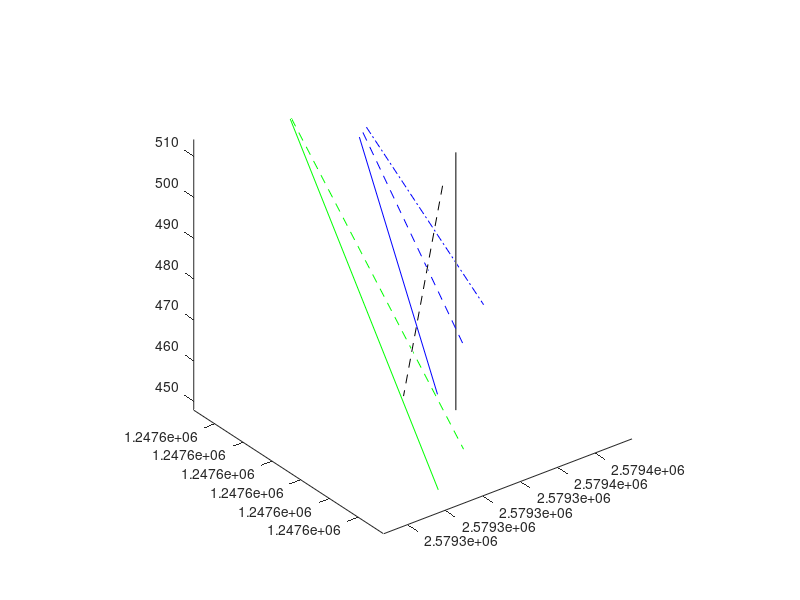

This chart was generated by the following MATLAB code: (Note: this script raises an error after producing the figure.)
% testWellGeomFSB_V1.m
% 
% Test well geometries for FSB : version 1
%              



%               1                   2                   3                      
% FSB holes	Easting (m)     Northing (m)	Collar elevation (m)      	
SIG01a   =       [2579345.22   1247580.39      513.2];         %    BFS B1 20181116
SIG01b   =       [2579345.22   1247580.39      450.00];

SIG02a   =       [2579334.48    1247570.98       513.2];       %    BFS B2 inclined 20181120
SIG02b   =       [2579329.36    1247577.86       460.41];

SIG03a   =       [2579324.91    1247611.68       514.13];      %    BFS B3 20181119
SIG03b   =       [2579322.61    1247556.79       449.53];

SIG04a   =       [2579325.5     1247612.05       514.07];      %    BFS B4 20181119
SIG04b   =       [2579338.71    1247569.11       447.96];

SIG05a   =       [2579332.57    1247597.29       513.78];      %    BFS B5 20181119
SIG05b   =       [2579321.52    1247556.01       473.52];     

SIG06a   =       [2579334.35    1247598.44       513.72];      %    BFS B6
SIG06b   =       [2579338.50    1247569.01       473.70];

SIG07a   =       [2579336.22    1247599.75       513.76];      %    BFS B7
SIG07b   =       [2579351.79    1247579.12       474.15]; 

% % Variant (a)
% SIG08a   =       [2579333.0     1247603.00       513.78];      %    BFS B8, AE1 above fault
% SIG08b   =       [2579340.0     1247570.00       463.41];
% 
% SIG09a   =       [2579330.00    1247607.00       513.2];       %    BFS B9, AE2
% SIG09b   =       [2579325.00    1247565.00       463.41];
% %%%%%%%%%%%%%


% % Short variant
SIG08a   =       [2579334.0     1247602.00       513.78];      %    BFS B8, AE1 above fault
SIG08b   =       [2579326.5     1247563.50       472.50];       %  r - -
SIG09a   =       [2579328.00    1247609.00       513.2];       %    BFS B9, AE2 below fault
SIG09b   =       [2579335.0     1247570.00       458.0];      %  r ---
% %%%%%%%%%%%%%

% Hydrophones & CASSM
figure;
% at present, X is easting, Y is northing, Z is elevation
plot3([SIG01a(1),SIG01b(1)],[SIG01a(2),SIG01b(2)],[SIG01a(3),SIG01b(3)],'k-'); hold on;
plot3([SIG02a(1),SIG02b(1)],[SIG02a(2),SIG02b(2)],[SIG02a(3),SIG02b(3)],'k--'); 

plot3([SIG03a(1),SIG03b(1)],[SIG03a(2),SIG03b(2)],[SIG03a(3),SIG03b(3)],'g-'); % lower - 24 hydrophones
plot3([SIG04a(1),SIG04b(1)],[SIG04a(2),SIG04b(2)],[SIG04a(3),SIG04b(3)],'g--');

plot3([SIG05a(1),SIG05b(1)],[SIG05a(2),SIG05b(2)],[SIG05a(3),SIG05b(3)],'b-'); % upper - 8 cassm sources
plot3([SIG06a(1),SIG06b(1)],[SIG06a(2),SIG06b(2)],[SIG06a(3),SIG06b(3)],'b--');
plot3([SIG07a(1),SIG07b(1)],[SIG07a(2),SIG07b(2)],[SIG07a(3),SIG07b(3)],'b-.');

axis equal;
[xl3,yl3,zl3] = twoPntArraySpec(SIG03a,SIG03b,24,24,2.5);
[xl4,yl4,zl4] = twoPntArraySpec(SIG04a,SIG04b,22,24,2.5);
plot3(xl3,yl3,zl3,'g<');
plot3(xl4,yl4,zl4,'go');

[xl5,yl5,zl5] = twoPntArraySpec(SIG05a,SIG05b,20,8,4.5);
[xl6,yl6,zl6] = twoPntArraySpec(SIG06a,SIG06b,16,8,4.5);
[xl7,yl7,zl7] = twoPntArraySpec(SIG07a,SIG07b,14,8,4.5);
plot3(xl5,yl5,zl5,'r<');
plot3(xl6,yl6,zl6,'ro');
plot3(xl7,yl7,zl7,'r*');
xlabel('Easting (m)');
ylabel('Northing (m)');
zlabel('Elevation (m)');


legend('B1','B2','B3','B4','B5','B6','B7','B3 hydro','B4 hydro','B5 CASSM','B6 CASSM','B7 CASSM');
grid on;

% MEQ array
figure;
% at present, X is easting, Y is northing, Z is elevation
plot3([SIG01a(1),SIG01b(1)],[SIG01a(2),SIG01b(2)],[SIG01a(3),SIG01b(3)],'k-', 'LineWidth', 2); hold on;
plot3([SIG02a(1),SIG02b(1)],[SIG02a(2),SIG02b(2)],[SIG02a(3),SIG02b(3)],'k--', 'LineWidth', 2); 

plot3([SIG03a(1),SIG03b(1)],[SIG03a(2),SIG03b(2)],[SIG03a(3),SIG03b(3)],'g-', 'LineWidth', 2); % lower - 24 hydrophones
plot3([SIG04a(1),SIG04b(1)],[SIG04a(2),SIG04b(2)],[SIG04a(3),SIG04b(3)],'g--', 'LineWidth', 2);

plot3([SIG05a(1),SIG05b(1)],[SIG05a(2),SIG05b(2)],[SIG05a(3),SIG05b(3)],'b-', 'LineWidth', 2); % upper - 8 cassm sources
plot3([SIG06a(1),SIG06b(1)],[SIG06a(2),SIG06b(2)],[SIG06a(3),SIG06b(3)],'b--', 'LineWidth', 2);
plot3([SIG07a(1),SIG07b(1)],[SIG07a(2),SIG07b(2)],[SIG07a(3),SIG07b(3)],'b-.', 'LineWidth', 2);

plot3([SIG08a(1),SIG08b(1)],[SIG08a(2),SIG08b(2)],[SIG08a(3),SIG08b(3)],'r--', 'LineWidth', 2);
plot3([SIG09a(1),SIG09b(1)],[SIG09a(2),SIG09b(2)],[SIG09a(3),SIG09b(3)],'r-', 'LineWidth', 2);

axis equal;

SIG08a = SIG08a - [2.05 1.33 -0.01]
%SIG08b = SIG08b - [2.05 1.33 -0.01]
plot3([SIG08a(1),SIG08b(1)],[SIG08a(2),SIG08b(2)],[SIG08a(3),SIG08b(3)],'k--', 'LineWidth', 2);


[xl3,yl3,zl3] = twoPntArraySpec(SIG03a,SIG03b,34,2,40);
[xl4,yl4,zl4] = twoPntArraySpec(SIG04a,SIG04b,32,2,40);
plot3(xl3,yl3,zl3,'go', 'LineWidth', 2, 'MarkerSize', 20);
plot3(xl4,yl4,zl4,'go', 'LineWidth', 2, 'MarkerSize', 20);

[xl5,yl5,zl5] = twoPntArraySpec(SIG05a,SIG05b,20,2,30);
[xl6,yl6,zl6] = twoPntArraySpec(SIG06a,SIG06b,16,2,30);
[xl7,yl7,zl7] = twoPntArraySpec(SIG07a,SIG07b,14,2,30);
plot3(xl5,yl5,zl5,'bo', 'LineWidth', 2, 'MarkerSize', 20);
plot3(xl6,yl6,zl6,'bo', 'LineWidth', 2, 'MarkerSize', 20);
plot3(xl7,yl7,zl7,'bo', 'LineWidth', 2, 'MarkerSize', 20);

% %twoPntArraySpec(loc1, loc2, wlDepth, elNum, delta)
% [xl8,yl8,zl8] = twoPntArraySpec(SIG08a,SIG08b,30,8,3);
% [xl9,yl9,zl9] = twoPntArraySpec(SIG09a,SIG09b,40,4,6);
% plot3(xl8,yl8,zl8,'r*', 'LineWidth', 2, 'MarkerSize', 20);
% plot3(xl9,yl9,zl9,'r*', 'LineWidth', 2, 'MarkerSize', 20);
%twoPntArraySpec(loc1, loc2, wlDepth, elNum, delta)
[xl8,yl8,zl8] = twoPntArraySpec(SIG08a,SIG08b,35,3,4);
[xl8b,yl8b,zl8b] = twoPntArraySpec(SIG08a,SIG08b,36,3,4);
[xl9,yl9,zl9] = twoPntArraySpec(SIG09a,SIG09b,45,3,4);
[xl9b,yl9b,zl9b] = twoPntArraySpec(SIG09a,SIG09b,46,3,4);
plot3(xl8,yl8,zl8,'r*', 'LineWidth', 2, 'MarkerSize', 20);
plot3(xl9,yl9,zl9,'r*', 'LineWidth', 2, 'MarkerSize', 20);
plot3(xl8b,yl8b,zl8b,'r*', 'LineWidth', 2, 'MarkerSize', 20);
plot3(xl9b,yl9b,zl9b,'r*', 'LineWidth', 2, 'MarkerSize', 20);
xlabel('Easting (m)');
ylabel('Northing (m)');
zlabel('Elevation (m)');

[xl3,yl3,zl3] = twoPntArraySpec(SIG03a,SIG03b,24,24,2.5);
[xl4,yl4,zl4] = twoPntArraySpec(SIG04a,SIG04b,22,24,2.5);
plot3(xl3,yl3,zl3,'gs', 'LineWidth', 2, 'MarkerSize', 10);
plot3(xl4,yl4,zl4,'gs', 'LineWidth', 2, 'MarkerSize', 10);


legend('B1 SIMFIP','B2 (injection)','B3 Hydro','B4 Hydro','B5','B6','B7','B8', 'B9', 'B3 3C','B4 3C','B5 3C','B6 3C','B7 3C','B8 AE','B9 AE');

grid on;


% asbuilt = readtable('../AE_Monitoring/Hydro_Accel_xyz.csv');
% scatter3(asbuilt.X, asbuilt.Y, asbuilt.Z, 300, 'xm', 'LineWidth', 2);
